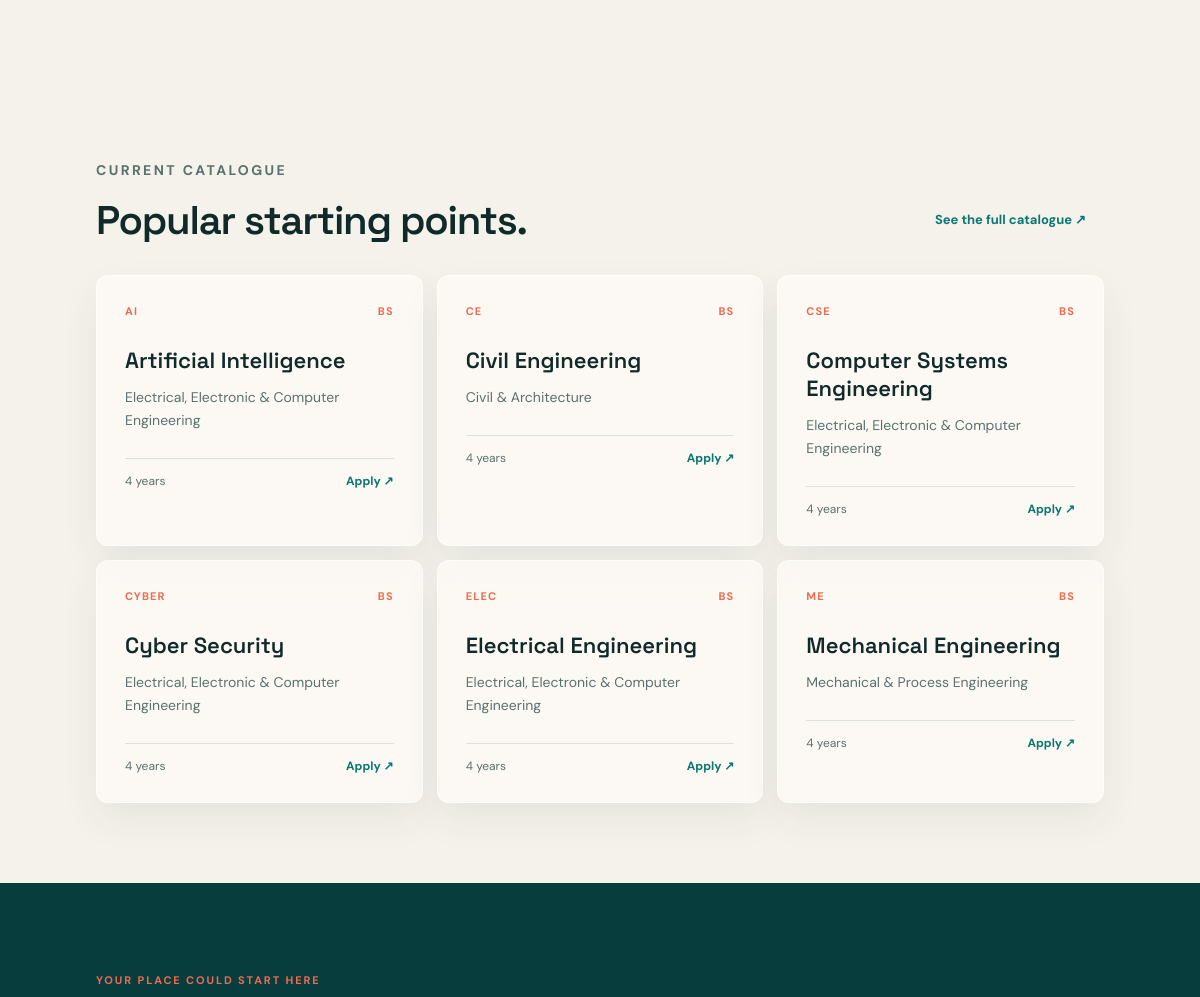
The page /pages/admissions.php (middle part) on the database as committed earlier.
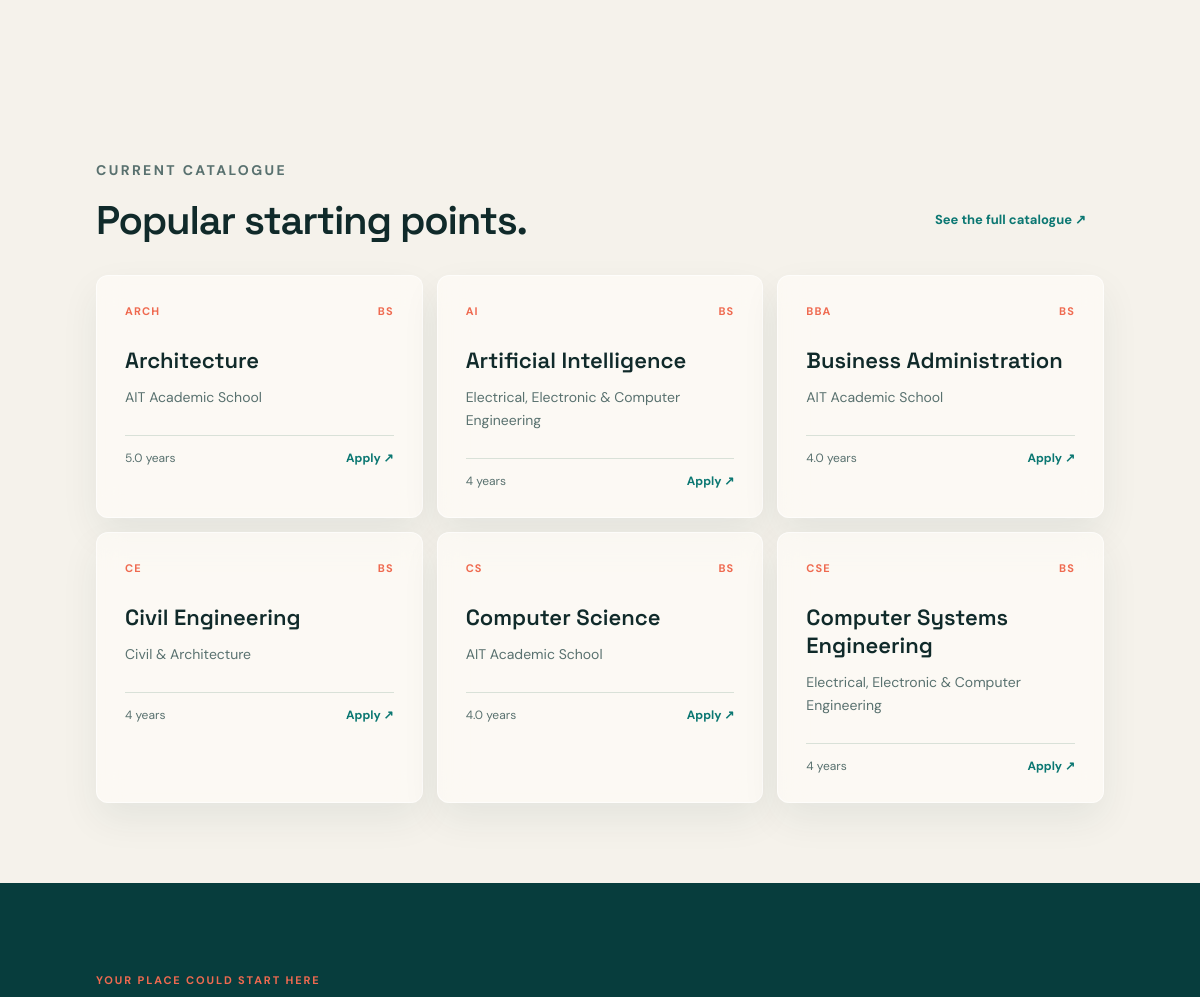
The same page on the database as committed later.
### tables this page shows
CREATE TABLE IF NOT EXISTS programs (
    id BIGINT UNSIGNED NOT NULL AUTO_INCREMENT,
    faculty_id BIGINT UNSIGNED NULL,
    code VARCHAR(30) NOT NULL,
    name VARCHAR(180) NOT NULL,
    degree_level ENUM('Diploma', 'BS', 'MS', 'MPhil', 'PhD') NOT NULL,
    duration_years DECIMAL(3,1) NULL,
    is_active TINYINT(1) NOT NULL DEFAULT 1,
    PRIMARY KEY (id),
    UNIQUE KEY uq_programs_code (code),
    UNIQUE KEY uq_programs_faculty_name_level (faculty_id, name, degree_level),
    KEY idx_programs_level_active (degree_level, is_active),
    CONSTRAINT fk_programs_faculty FOREIGN KEY (faculty_id) REFERENCES faculties (id) ON DELETE SET NULL ON UPDATE CASCADE
);

### pages/admissions.php (called while the page is built)
<?php
require_once __DIR__ . '/../backend/site.php';
call_user_func('ait_render_admissions');

### backend/pdo.php (called while the page is built, shortened)
<?php
if (!function_exists('ait_pdo')) {
    function ait_pdo(): PDO
    {
        static $pdo = null;
        if ($pdo instanceof PDO) {
            return $pdo;
        }
        $host = ait_env('DB_HOST', 'localhost');
        $name = ait_env('DB_NAME', 'ait');
        $user = ait_env('DB_USER', 'root');
        $pass = ait_env('DB_PASS', '');
        $pdo = new PDO(
            'mysql:host=' . $host . ';dbname=' . $name . ';charset=utf8mb4',
            $user,
            $pass,
            [
                PDO::ATTR_ERRMODE => PDO::ERRMODE_EXCEPTION,
                PDO::ATTR_DEFAULT_FETCH_MODE => PDO::FETCH_ASSOC,
                PDO::ATTR_EMULATE_PREPARES => false,
            ]
        );
        return $pdo;
    }
}

### backend/site.php (the view, shortened to what this page needs)
<?php
require_once __DIR__ . '/pdo.php';
function ait_catalog_programs(): array
{
    $fallback = [
        ['name' => 'Artificial Intelligence', 'code' => 'AI', 'degree_level' => 'BS', 'duration_years' => '4.0', 'faculty' => 'Computing & Engineering'],
        ['name' => 'Computer Science', 'code' => 'CS', 'degree_level' => 'BS', 'duration_years' => '4.0', 'faculty' => 'Computing & Engineering'],
        ['name' => 'Electrical Engineering', 'code' => 'EE', 'degree_level' => 'BS', 'duration_years' => '4.0', 'faculty' => 'Engineering'],
        ['name' => 'Mechanical Engineering', 'code' => 'ME', 'degree_level' => 'BS', 'duration_years' => '4.0', 'faculty' => 'Engineering'],
        ['name' => 'Software Engineering', 'code' => 'SE', 'degree_level' => 'BS', 'duration_years' => '4.0', 'faculty' => 'Computing & Engineering'],
        ['name' => 'Civil Engineering', 'code' => 'CE', 'degree_level' => 'BS', 'duration_years' => '4.0', 'faculty' => 'Civil & Architecture'],
        ['name' => 'Mathematics', 'code' => 'MATH', 'degree_level' => 'BS', 'duration_years' => '4.0', 'faculty' => 'Sciences & Humanities'],
        ['name' => 'English', 'code' => 'ENG', 'degree_level' => 'BS', 'duration_years' => '4.0', 'faculty' => 'Sciences & Humanities'],
        ['name' => 'Physics', 'code' => 'PHY', 'degree_level' => 'BS', 'duration_years' => '4.0', 'faculty' => 'Sciences & Humanities'],
        ['name' => 'Cyber Security', 'code' => 'CYBER', 'degree_level' => 'BS', 'duration_years' => '4.0', 'faculty' => 'Computing & Engineering'],
        ['name' => 'Data Science', 'code' => 'DS', 'degree_level' => 'BS', 'duration_years' => '4.0', 'faculty' => 'Computing & Engineering'],
        ['name' => 'Architecture', 'code' => 'ARCH', 'degree_level' => 'BS', 'duration_years' => '5.0', 'faculty' => 'Civil & Architecture'],
        ['name' => 'Environmental Engineering', 'code' => 'ENV', 'degree_level' => 'BS', 'duration_years' => '4.0', 'faculty' => 'Civil & Architecture'],
        ['name' => 'Economics', 'code' => 'ECO', 'degree_level' => 'BS', 'duration_years' => '4.0', 'faculty' => 'Sciences & Humanities'],
        ['name' => 'Business Administration', 'code' => 'BBA', 'degree_level' => 'BS', 'duration_years' => '4.0', 'faculty' => 'Management Sciences'],
    ];
    try {
        $rows = ait_pdo()->query("SELECT p.name, p.code, p.degree_level, p.duration_years, COALESCE(f.name, 'AIT Academic School') AS faculty FROM programs p LEFT JOIN faculties f ON f.id = p.faculty_id WHERE p.is_active = 1 ORDER BY p.name")->fetchAll();
        if ($rows) {
            $existing = array_map(static fn(array $row): string => strtolower($row['name']), $rows);
            foreach ($fallback as $program) {
                if (!in_array(strtolower($program['name']), $existing, true)) $rows[] = $program;
            }
            return $rows;
        }
    } catch (Throwable $exception) {
    }
    return $fallback;
}
function ait_public_canonical_url(string $active): string
{
    $https = (!empty($_SERVER['HTTPS']) && strtolower((string) $_SERVER['HTTPS']) !== 'off') ? 'https' : 'http';
    $host = preg_replace('/[^a-zA-Z0-9.:-]/', '', (string) ($_SERVER['HTTP_HOST'] ?? 'localhost')) ?: 'localhost';
    $base = rtrim(dirname((string) ($_SERVER['SCRIPT_NAME'] ?? '/AIT/pages/home.php')), '/\\');
    if (str_ends_with($base, '/pages')) $base = substr($base, 0, -6);
    return $https . '://' . $host . ($base ?: '') . '/' . ($active === '' ? 'home' : rawurlencode($active));
}
function ait_public_description(string $title, string $active): string
{
    $descriptions = [
        'home' => 'Ahmer Institute for Technology helps curious people build useful futures through practical programs, research, and a close academic community.',
        'admissions' => 'Explore admissions at Ahmer Institute for Technology: programs, scholarships, application steps, campus life, and student support.',
        'programs' => 'Explore 15 undergraduate programs in artificial intelligence, computing, engineering, sciences, humanities, architecture, and business at AIT.',
    ];
    return $descriptions[$active] ?? $title . ' at Ahmer Institute for Technology. Learn boldly, build usefully, and find your next direction.';
}
function ait_public_header(string $title, string $active = ''): void
{
    $nonce = ait_bootstrap_security();
    $canonical = ait_public_canonical_url($active);
    $description = ait_public_description($title, $active);
    $csrf = htmlspecialchars((string) ($_SESSION['csrf_token'] ?? ''), ENT_QUOTES, 'UTF-8');
    $safeTitle = htmlspecialchars($title . ' | Ahmer Institute for Technology', ENT_QUOTES, 'UTF-8');
    $safeDescription = htmlspecialchars($description, ENT_QUOTES, 'UTF-8');
    $safeCanonical = htmlspecialchars($canonical, ENT_QUOTES, 'UTF-8');
    $schema = json_encode(['@context' => 'https://schema.org', '@type' => $active === 'home' ? 'WebSite' : 'WebPage', 'name' => $title . ' | Ahmer Institute for Technology', 'url' => $canonical, 'description' => $description, 'publisher' => ['@type' => 'Organization', 'name' => 'Ahmer Institute for Technology', 'url' => 'https://ahmershah.dev/']], JSON_HEX_TAG | JSON_HEX_AMP | JSON_HEX_APOS | JSON_HEX_QUOT);
    $captchaScript = '';
    echo '<!doctype html><html lang="en"><head><meta charset="utf-8"><meta name="viewport" content="width=device-width, initial-scale=1"><meta name="description" content="' . $safeDescription . '"><meta name="csrf-token" content="' . $csrf . '"><link rel="canonical" href="' . $safeCanonical . '"><meta property="og:type" content="website"><meta property="og:title" content="' . $safeTitle . '"><meta property="og:description" content="' . $safeDescription . '"><meta property="og:url" content="' . $safeCanonical . '"><meta property="og:site_name" content="Ahmer Institute for Technology"><meta name="twitter:card" content="summary"><meta name="twitter:title" content="' . $safeTitle . '"><meta name="twitter:description" content="' . $safeDescription . '"><title>' . $safeTitle . '</title><link rel="icon" href="assets/images/favicon/favicon.png"><link rel="stylesheet" href="assets/css/bootstrap-icons.min.css"><link rel="stylesheet" href="assets/css/public.css"><script type="application/ld+json" nonce="' . htmlspecialchars($nonce, ENT_QUOTES, 'UTF-8') . '">' . $schema . '</script><script src="assets/js/theme.js"></script><script src="https://cdn.jsdelivr.net/npm/chart.js@4.4.4/dist/chart.umd.min.js" defer></script>' . $captchaScript . '</head><body>';
}
function ait_public_footer(): void
{
    $nonce = htmlspecialchars((string) ($GLOBALS['ait_public_nonce'] ?? ''), ENT_QUOTES, 'UTF-8');
    echo '<footer class="site-footer"><div class="footer-intro"><a class="brand footer-brand" href="home"><img src="assets/images/logo/ait_logo.png" alt="AIT"><span>Ahmer Institute <b>for Technology</b></span></a><p>Learn boldly. Build usefully. Leave the world better equipped.</p><div class="footer-status"><span class="pulse"></span> Fall 2026 admissions are open</div><div class="social-links" aria-label="Social links"><a href="https://ahmershah.dev/" target="_blank" rel="noopener noreferrer" aria-label="Personal website"><i class="bi bi-globe2"></i></a><a href="https://www.facebook.com/ahmershahdev" target="_blank" rel="noopener noreferrer" aria-label="Facebook"><i class="bi bi-facebook"></i></a><a href="https://github.com/ahmershahdev" target="_blank" rel="noopener noreferrer" aria-label="GitHub"><i class="bi bi-github"></i></a><a href="https://linkedin.com/in/syedahmershah" target="_blank" rel="noopener noreferrer" aria-label="LinkedIn"><i class="bi bi-linkedin"></i></a></div></div><div class="footer-column"><h3>Explore</h3><a href="about">About AIT</a><a href="programs">Programs</a><a href="departments">Departments</a><a href="campus-life">Campus life</a></div><div class="footer-column"><h3>Community</h3><a href="students">Students</a><a href="faculty">Faculty</a><a href="alumini">Alumni</a><a href="career">Careers</a></div><div class="footer-column"><h3>Support</h3><a href="contact">Contact</a><a href="faq">FAQ</a><a href="privacy-policy">Privacy policy</a><a href="terms-of-service">Terms of service</a></div><div class="footer-bottom"><span>© 2026 AIT · Jamshoro, Sindh</span><a href="login">Student portal ↗</a></div></footer><script src="assets/js/public.js" nonce="' . $nonce . '"></script></body></html>';
}
function ait_render_admissions(): void
{
    $programs = ait_catalog_programs();
    ait_public_header('Admissions', 'admissions');
    echo '<main class="admissions-page"><section class="content-band"></section><section class="content-band admissions-catalog"><div class="section-heading"><div><p class="eyebrow">Current catalogue</p><h2>Popular starting points.</h2></div><a class="text-link" href="programs">See the full catalogue ↗</a></div><div class="program-grid">';
    foreach (array_slice($programs, 0, 6) as $program) echo '<article class="program-card reveal"><div class="program-top"><span>' . htmlspecialchars($program['code']) . '</span><span>' . htmlspecialchars($program['degree_level']) . '</span></div><h3>' . htmlspecialchars($program['name']) . '</h3><p>' . htmlspecialchars($program['faculty']) . '</p><footer><span>' . htmlspecialchars((string) ($program['duration_years'] ?: '4')) . ' years</span><a href="login">Apply ↗</a></footer></article>';
    echo '</div></section><section class="section admission-cta"><div><p class="eyebrow">Your place could start here</p><h2>Ready to make the first move?</h2><p>Applications are open. Create your student account and let us help you find the right direction.</p></div><a class="button button-coral" href="login">Open student portal <span>↗</span></a></section></main>';
    ait_public_footer();
}

### assets/css/public.css (style rules this page uses)
:root { --ink: #102a2a; --muted: #59716f; --paper: #f5f2eb; --white: #fffdf8; --teal: #0b7772; --teal-dark: #073d3d; --coral: #ef6a50; --line: #d9e1d8; --yellow: #f5c861; --glass: rgba(255, 253, 248, 0.68); --glass-border: rgba(255, 255, 255, 0.58); color-scheme: light; }
* { scrollbar-width: thin; scrollbar-color: var(--teal) transparent; }
* { box-sizing: border-box; }
html, body { max-width: 100%; overflow-x: hidden; }
body { margin: 0; background: radial-gradient( circle at 12% 5%, rgba(218, 237, 225, 0.82), transparent 28rem ), radial-gradient( circle at 90% 30%, rgba(239, 106, 80, 0.08), transparent 26rem ), var(--paper); color: var(--ink); font-family: "DM Sans", sans-serif; transition: background 0.25s ease, color 0.25s ease; }
a { color: inherit; text-decoration: none; }
.eyebrow { color: var(--coral); text-transform: uppercase; font-weight: 700; letter-spacing: 0.17em; font-size: 11px; margin: 0 0 20px; }
.text-link { font-weight: 700; font-size: 13px; padding: 13px 18px; color: var(--teal); }
.section { padding: 90px 8vw; }
.section-heading { display: flex; justify-content: space-between; align-items: end; gap: 30px; margin-bottom: 34px; }
.section-heading h2 { font: 600 40px/1 "Space Grotesk", sans-serif; letter-spacing: -0.03em; margin: 0; max-width: 620px; }
.section-heading p { max-width: 285px; color: var(--muted); line-height: 1.6; font-size: 14px; }
.home-cards, .feature-grid, .program-grid { display: grid; grid-template-columns: repeat(3, 1fr); gap: 14px; }
.admission-cta { display: flex; justify-content: space-between; align-items: center; gap: 28px; background: var(--teal-dark); color: white; }
.feature-card, .program-card { background: var(--glass); border: 1px solid var(--glass-border); border-radius: 12px; box-shadow: 0 16px 38px rgba(7, 61, 61, 0.07); backdrop-filter: blur(14px); -webkit-backdrop-filter: blur(14px); padding: 28px; min-height: 185px; }
.feature-card h3, .program-card h3 { font: 600 22px "Space Grotesk", sans-serif; margin: 30px 0 12px; }
.feature-card p, .program-card p { color: var(--muted); line-height: 1.65; font-size: 14px; margin: 0; }
.content-band { padding: 80px 8vw; }
.program-grid { grid-template-columns: repeat(3, 1fr); }
.program-card { min-height: 205px; }
.program-top { display: flex; justify-content: space-between; color: var(--coral); font-weight: 700; font-size: 11px; letter-spacing: 0.1em; }
.program-card h3 { margin-top: 28px; }
.program-card footer { display: flex; justify-content: space-between; border-top: 1px solid var(--line); padding-top: 14px; margin-top: 26px; color: var(--muted); font-size: 12px; }
.program-card footer a { color: var(--teal); font-weight: 700; }
.reveal { animation: rise 0.65s both; }
.reveal:nth-child(2) { animation-delay: 0.1s; }
.reveal:nth-child(3) { animation-delay: 0.2s; }

Rows that differ between the two databases and show on the page:
no longer on this page (row unchanged): programs: code "CYBER", degree_level "BS", name "Cyber Security", faculty "Electrical, Electronic & Computer Engineering", duration_years "4"
no longer on this page (row unchanged): programs: code "ELEC", degree_level "BS", name "Electrical Engineering", faculty "Electrical, Electronic & Computer Engineering", duration_years "4"
no longer on this page (row unchanged): programs: code "ME", degree_level "BS", name "Mechanical Engineering", faculty "Mechanical & Process Engineering", duration_years "4"
added programs: code "ARCH", degree_level "BS", name "Architecture", faculty "AIT Academic School", duration_years "5.0"
added programs: code "BBA", degree_level "BS", name "Business Administration", faculty "AIT Academic School", duration_years "4.0"
added programs: code "CS", degree_level "BS", name "Computer Science", faculty "AIT Academic School", duration_years "4.0"
